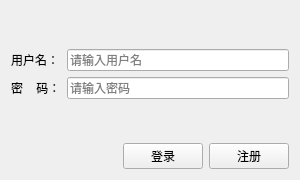
<?xml version="1.0" encoding="UTF-8"?>
<ui version="4.0">
 <class>LoginDialog</class>
 <widget class="QDialog" name="LoginDialog">
  <property name="geometry">
   <rect>
    <x>0</x>
    <y>0</y>
    <width>300</width>
    <height>180</height>
   </rect>
  </property>
  <property name="windowTitle">
   <string>登录</string>
  </property>
  <layout class="QVBoxLayout" name="verticalLayout">
   <item>
    <spacer name="verticalSpacer">
     <property name="orientation">
      <enum>Qt::Vertical</enum>
     </property>
     <property name="sizeHint" stdset="0">
      <size>
       <width>20</width>
       <height>40</height>
      </size>
     </property>
    </spacer>
   </item>
   <item>
    <layout class="QGridLayout" name="gridLayout">
     <item row="0" column="0">
      <widget class="QLabel" name="usernameL">
       <property name="text">
        <string>用户名：</string>
       </property>
      </widget>
     </item>
     <item row="0" column="1">
      <widget class="QLineEdit" name="username">
       <property name="readOnly">
        <bool>false</bool>
       </property>
       <property name="placeholderText">
        <string>请输入用户名</string>
       </property>
      </widget>
     </item>
     <item row="1" column="0">
      <widget class="QLabel" name="passwordL">
       <property name="text">
        <string>密    码：</string>
       </property>
      </widget>
     </item>
     <item row="1" column="1">
      <widget class="QLineEdit" name="password">
       <property name="echoMode">
        <enum>QLineEdit::Password</enum>
       </property>
       <property name="placeholderText">
        <string>请输入密码</string>
       </property>
      </widget>
     </item>
    </layout>
   </item>
   <item>
    <spacer name="verticalSpacer_2">
     <property name="orientation">
      <enum>Qt::Vertical</enum>
     </property>
     <property name="sizeHint" stdset="0">
      <size>
       <width>20</width>
       <height>40</height>
      </size>
     </property>
    </spacer>
   </item>
   <item>
    <layout class="QHBoxLayout" name="horizontalLayout_3">
     <item>
      <spacer name="horizontalSpacer">
       <property name="orientation">
        <enum>Qt::Horizontal</enum>
       </property>
       <property name="sizeHint" stdset="0">
        <size>
         <width>40</width>
         <height>20</height>
        </size>
       </property>
      </spacer>
     </item>
     <item>
      <widget class="QPushButton" name="loginButton">
       <property name="text">
        <string>登录</string>
       </property>
       <property name="autoDefault">
        <bool>false</bool>
       </property>
      </widget>
     </item>
     <item>
      <widget class="QPushButton" name="registerButton">
       <property name="text">
        <string>注册</string>
       </property>
       <property name="autoDefault">
        <bool>false</bool>
       </property>
      </widget>
     </item>
    </layout>
   </item>
  </layout>
 </widget>
 <resources/>
 <connections/>
</ui>
